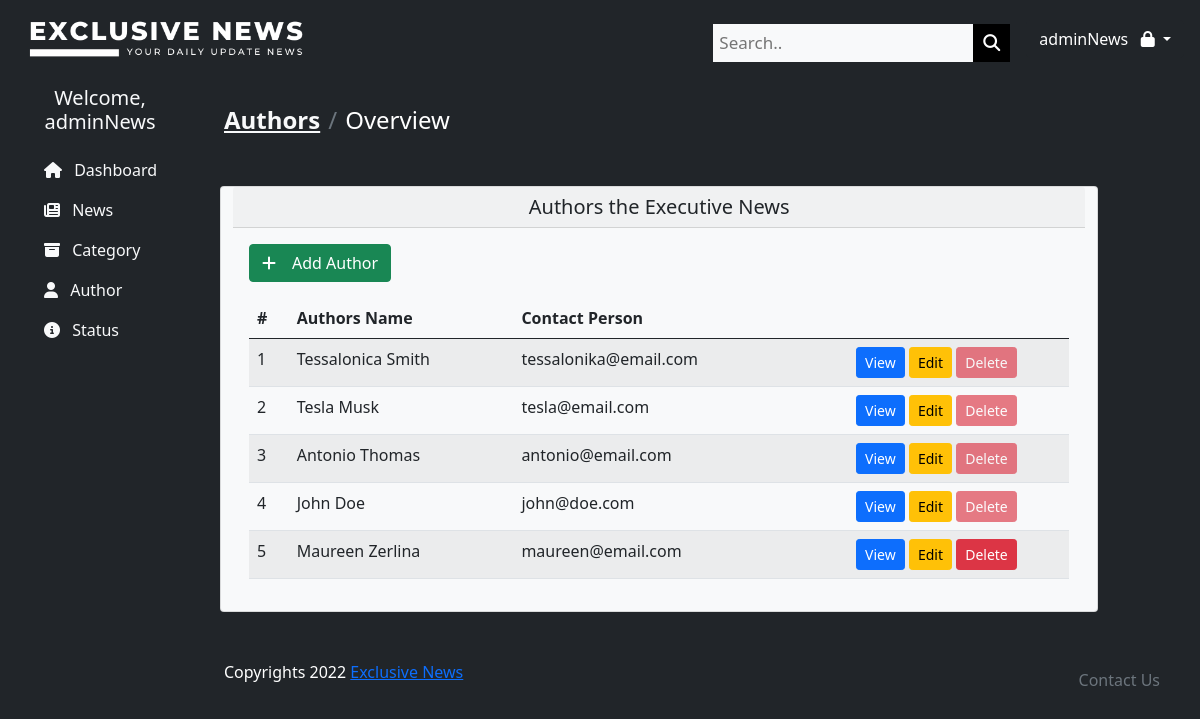
Screenshot of /admin/authors/index.php (signed in) with the database file from the repository.
### tables this page shows
CREATE TABLE `creator_lists` (
  `creator_id` int(11) NOT NULL,
  `creator_name` varchar(30) NOT NULL,
  `creator_email` varchar(50) NOT NULL
);

### admin/authors/index.php (the view, shortened to what this page needs)
<!DOCTYPE html>
<html lang="en">
<head>
    <link rel="stylesheet" type="text/css" href="css/styles.css" />
    <link rel="stylesheet" href="https://cdn.jsdelivr.net/npm/bootstrap@5.0.2/dist/css/bootstrap.min.css">
    <link rel="stylesheet" href="https://cdnjs.cloudflare.com/ajax/libs/font-awesome/6.2.0/css/all.min.css" />
</head>
<body class="bg-dark">
    <?php
    include '../../connect.php';
    $sql = "SELECT * FROM creator_lists";
    $datas = $conn->query($sql);
    $sql = "SELECT DISTINCT creator_lists.creator_name FROM creator_lists INNER JOIN news_details ON creator_lists.creator_id=news_details.creator_id";
    $checks = $conn->query($sql);
    ?>
    <nav class="navbar navbar-light bg-dark p-3 navs">
        <img src="../../assets/logo2.png" style="width: 300px;" alt="">
        <div class="d-flex align-items-center">
            <div class="search-container">
                <form action="">
                    <input type="text" placeholder="Search.." name="search" class="bg-light" autocomplete="off">
                    <button type="submit"><i class="fa fa-search"></i></button>
                </form>
            </div>
            <div class="dropdown">
                <a class="btn btn-dark dropdown-toggle" type="button" id="dropdownMenuButton2" data-bs-toggle="dropdown" aria-expanded="false">
                    <?php echo ($_SESSION['username']) ?> &nbsp; <i class="fa fa-lock"></i>
                </a>
            </div>
        </div>
    </nav>
    <div class="container-fluid">
        <div class="row d-flex justify-content-between">
            <div class="col-2 bg-dark mx-auto position-fixed">
                <h5 class="text-light text-center m-2"> Welcome, <?php echo ($_SESSION['username']) ?></h5>
                <div class="nav flex-column flex-nowrap vh-100 overflow-auto text-light p-2">
                    <ul class="nav flex-column">
                        <li class="nav-item">
                            <a class="nav-link fonts text-light" aria-current="page" href="/finalProject/admin/dashboard.php">
                                <i class="fa-solid fa-home px-2"></i>
                                <span>Dashboard</span>
                            </a>
                        </li>
                        <li class="nav-item">
                            <a class="nav-link fonts text-light" aria-current="page" href="/finalProject/admin/news/index.php">
                                <i class="fa-solid fa-newspaper px-2"></i>
                                <span class="t">News</span>
                            </a>
                        </li>
                        <li class="nav-item">
                            <a class="nav-link fonts text-light" aria-current="page" href="/finalProject/admin/categories/index.php">
                                <i class="fa-solid fa-box-archive px-2"></i>
                                <span class="">Category</span>
                            </a>
                        </li>
                        <li class="nav-item">
                            <a class="nav-link fonts text-light" aria-current="page" href="/finalProject/admin/authors/index.php">
                                <i class="fa-solid fa-user px-2"></i>
                                <span class="">Author</span>
                            </a>
                        </li>
                        <li class="nav-item">
                            <a class="nav-link fonts text-light" aria-current="page" href="/finalProject/admin/status/index.php">
                                <i class="fa-solid fa-circle-info px-2"></i>
                                <span class="">Status</span>
                            </a>
                        </li>
                    </ul>
                </div>
            </div>
            <main class="col-10 ms-sm-auto col-lg-10 px-md-4 py-4">
                <nav aria-labels="breadcrumb">
                    <ol class="breadcrumb brdcrumb fs-4">
                        <li class="breadcrumb-item fw-bold"><a class="text-light" href="#">Authors</a></li>
                        <li class="breadcrumb-item" aria-current="page">Overview</li>
                    </ol>
                </nav>
                <div class="row mt-5">
                    <div class="card bg-light text-dark ms-2" style="width: 90% !important">
                        <h5 class="card-header text-center text-dark">Authors the Executive News</h5>
                        <div class="card-body">
                            <a href="create.php" class="btn btn-block btn-success"><i class="fa-solid fa-plus me-3"></i>Add Author</a>
                            <div class="table-responsive mt-3">
                                <table class="table table-striped table-hover">
                                    <thead>
                                        <tr>
                                            <th scope="col">#</th>
                                            <th scope="col">Authors Name</th>
                                            <th scope="col">Contact Person</th>
                                            <th scope="col"></th>
                                        </tr>
                                    </thead>
                                    <tbody>
                                        <?php
                                        foreach ($datas as $key => $data) {
                                            echo '
                                                <tr>
                                                    <td>' . ($key + 1) . '</td>
                                                    <td>' . $data['creator_name'] . '</td>
                                                    <td>' . $data['creator_email'] . '</td>
                                                    <td class="text-center align-items-center">
                                                        <a href="show.php?id=' . $data['creator_id'] . '" class="btn btn-sm btn-primary">View</a>
                                                        <a href="edit.php?id=' . $data['creator_id'] . '" class="btn btn-sm btn-warning">Edit</a>
                                                        <a onclick="return confirm(`Confirm delete action?`)" href="delete.php?id=' . $data['creator_id'] . '" class="';
                                            foreach ($checks as $key => $data2) {
                                                if ($data2['creator_name'] == $data['creator_name']) {
                                                    echo 'disabled ';
                                                    break;
                                                }
                                            };
                                            echo        'btn btn-sm btn-danger">Delete</a>
                                                    </td>
                                                </tr>
                                            ';
                                        }
                                        ?>
                                    </tbody>
                                </table>
                            </div>
                        </div>
                    </div>
                </div>
                <footer class="pt-5 d-flex justify-content-between">
                    <span>Copyrights 2022 <a href="#">Exclusive News</a></span>
                    <ul class="nav m-0">
                        <li class="nav-item">
                            <a href="#" class="nav-link text-secondary">Contact Us</a>
                        </li>
                    </ul>
                </footer>
            </main>
        </div>
    </div>
</body>
</html>

### admin/authors/css/styles.css (style rules this page uses)
body { color: white !important; }
nav input[type=text] { padding: 6px; margin-top: 8px; font-size: 17px; border: none; }
nav .search-container button { float: right; padding: 6px 10px; margin-top: 8px; margin-right: 16px; background: #000; color: white; font-size: 17px; border: none; cursor: pointer; }

### rows the page displays
creator_lists: creator_name "Tessalonica Smith", creator_email "tessalonika@email.com"
creator_lists: creator_name "Tesla Musk", creator_email "tesla@email.com"
creator_lists: creator_name "Antonio Thomas", creator_email "antonio@email.com"
creator_lists: creator_name "John Doe", creator_email "john@doe.com"
creator_lists: creator_name "Maureen Zerlina", creator_email "maureen@email.com"

### other values shown
$_SESSION['username'] "adminNews"
